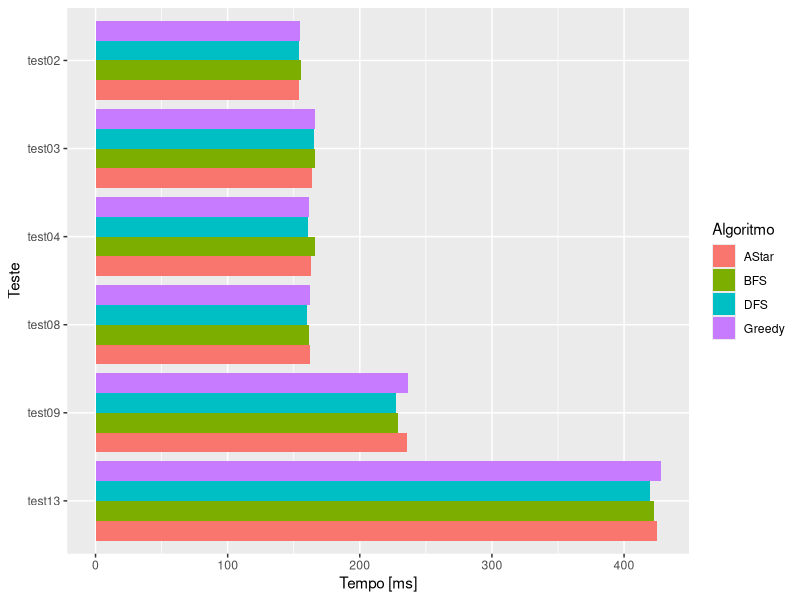
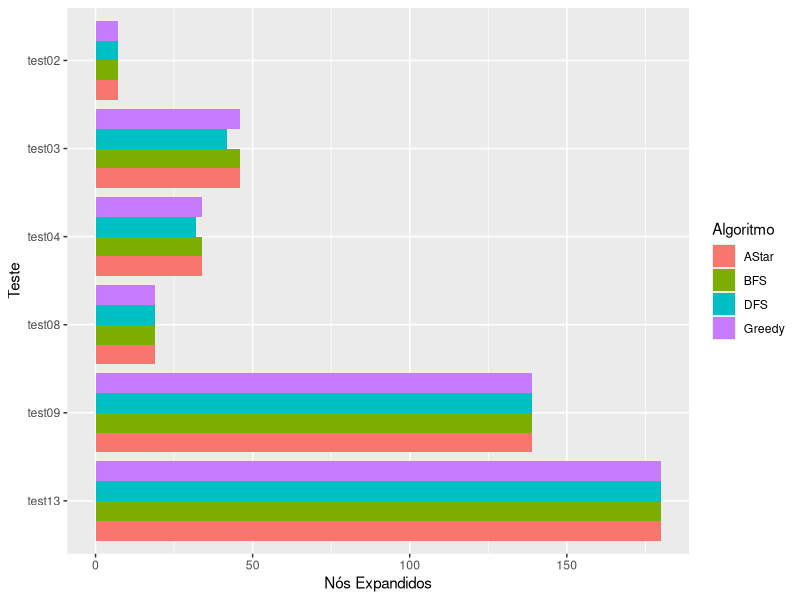
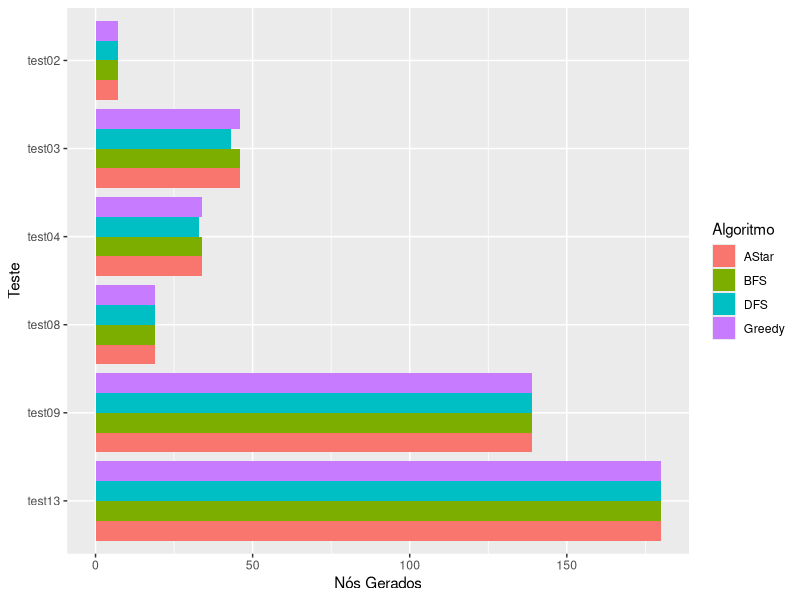

Here is the R script that generated these plots, in order:
library(tidyr)
library(ggplot2)

testes <- c("test02", "test03", "test04", "test08", "test09", "test13")

tempos <- function() {
	read.csv("benchmarks/tempos.csv", row.names = NULL) |> subset(Teste %in% testes) |>
		pivot_longer(2:5, names_to = "Algoritmo", values_to = "Tempo") |>
		ggplot(aes(x = Teste, y = Tempo, fill = Algoritmo)) +
		geom_col(position="dodge") + coord_flip() + scale_x_discrete(limits=rev) +
		labs(x = "Teste", y = "Tempo [ms]")

	ggsave("benchmarks/tempos.png", device="png", height = 4, width = 6.5, dpi = 600)
}

expandidos <- function() {
	read.csv("benchmarks/expandidos.csv", row.names = NULL) |> subset(Teste %in% testes) |>
		pivot_longer(2:5, names_to = "Algoritmo", values_to = "Nós Expandidos") |>
		ggplot(aes(x = Teste, y = `Nós Expandidos`, fill = Algoritmo)) +
		geom_col(position="dodge") + coord_flip() + scale_x_discrete(limits=rev)

	ggsave("benchmarks/expandidos.png", device="png", height = 4, width = 6.5, dpi = 600)
}

gerados <- function() {
	read.csv("benchmarks/gerados.csv", row.names = NULL) |> subset(Teste %in% testes) |>
		pivot_longer(2:5, names_to = "Algoritmo", values_to = "Nós Gerados") |>
		ggplot(aes(x = Teste, y = `Nós Gerados`, fill = Algoritmo)) +
		geom_col(position="dodge") + coord_flip() + scale_x_discrete(limits=rev)

	ggsave("benchmarks/gerados.png", device="png", height = 4, width = 6.5, dpi = 600)
}

tempos()
expandidos()
gerados()
